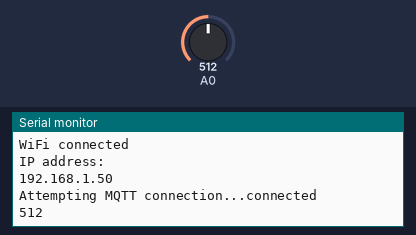
Simulated run of this sketch. Board: ESP8266 (NodeMCU). On the bench: the last lines printed to the serial monitor. The inputs (shaded band) are chosen by the test bench; at power-on: A0 = 512. WiFi joins after 1.5 s; servers stay silent unless stated; no MQTT or app messages arrive unless stated.

Above: at 2.7 s.
2.8 s: A0 set to 716
At 7.6 s:
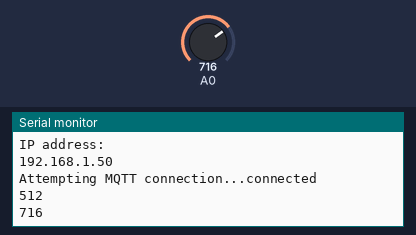
8.8 s: A0 set to 900
At 12.7 s:
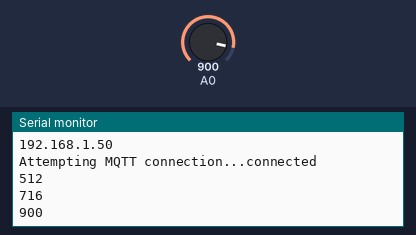
Timing chart, 0 to 14.2 s (numbered marks = the images above; inputs shaded):
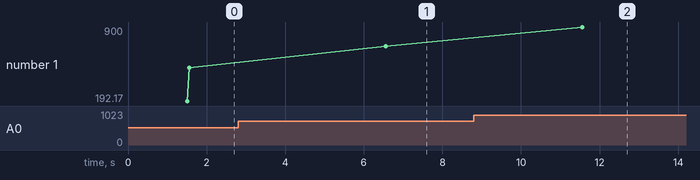

The sketch:

ESP8266_LDR.ino
```cpp
#include <PubSubClient.h>
#include <ESP8266WiFi.h>

/************************* WiFi Access Point *********************************/
#define WLAN_SSID "BTHub6-Q892"
#define WLAN_PWD "73YVNvwmAaqV"


/*************************** MQTT Details ***********************************/
#define MQTT_SERVER "192.168.0.5"
#define MQTT_PORT 1883
#define topic_ldr "Home/Node2/LDR"

WiFiClient espClient;
PubSubClient client(espClient);

const int ldrPin = 0;


void setup() {

  Serial.begin(115200);
  setup_wifi();
  client.setServer(MQTT_SERVER, MQTT_PORT);
}


void setup_wifi() {
  delay(10);
  // We start by connecting to a WiFi network
  Serial.println();
  Serial.print("Connecting to ");
  Serial.println(WLAN_SSID);

  WiFi.begin(WLAN_SSID, WLAN_PWD);

  while (WiFi.status() != WL_CONNECTED) {
    delay(500);
    Serial.print(".");
  }

  Serial.println("");
  Serial.println("WiFi connected");
  Serial.println("IP address: ");
  Serial.println(WiFi.localIP());
}


void reconnect() {
  // Loop until we're reconnected
  while (!client.connected()) {
    Serial.print("Attempting MQTT connection...");
    // Attempt to connect
    // If you do not want to use a username and password, change next line to
    // if (client.connect("ESP8266Client")) {
    if (client.connect("ESP8266Client")) {
      Serial.println("connected");
    } else {
      Serial.print("failed, rc=");
      Serial.print(client.state());
      Serial.println(" try again in 5 seconds");
      // Wait 5 seconds before retrying
      delay(5000);
    }
  }
}

void loop() {
  int ldr = 0;
  if (!client.connected()) {
    reconnect();
    }
  client.loop();

  ldr=analogRead(0);
  Serial.println(ldr);
  client.publish(topic_ldr, String(ldr).c_str(), true);
  delay(5000);
}
```

Measured:
- after the input at 2.8 s, the serial monitor: prints a new line after 3.8 s (image 1)
- after the input at 8.8 s, the serial monitor: prints a new line after 2.8 s (image 2)
- plotted number 1: 512 → 716 after the input at 2.8 s, 716 → 900 after the input at 8.8 s
